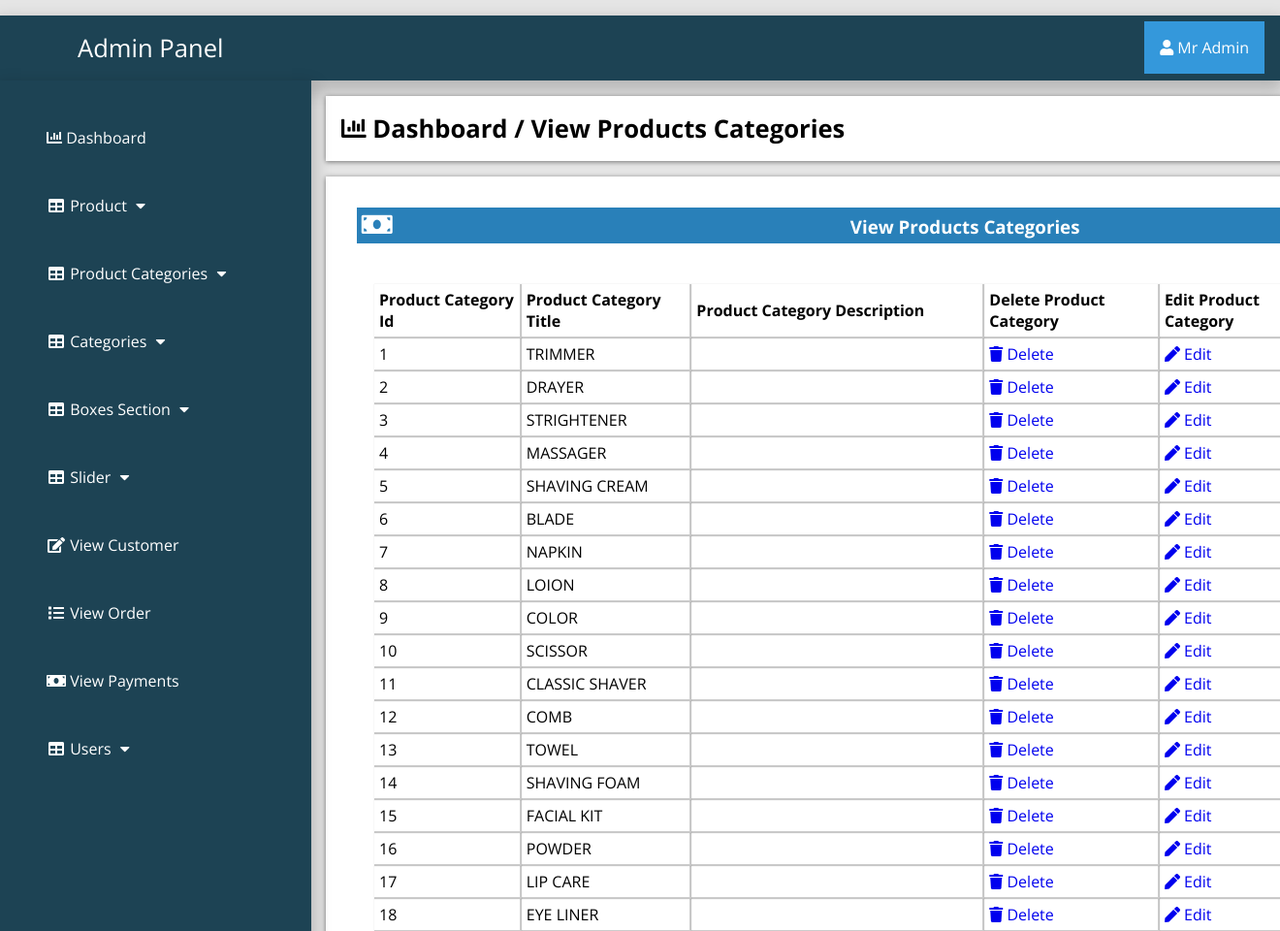
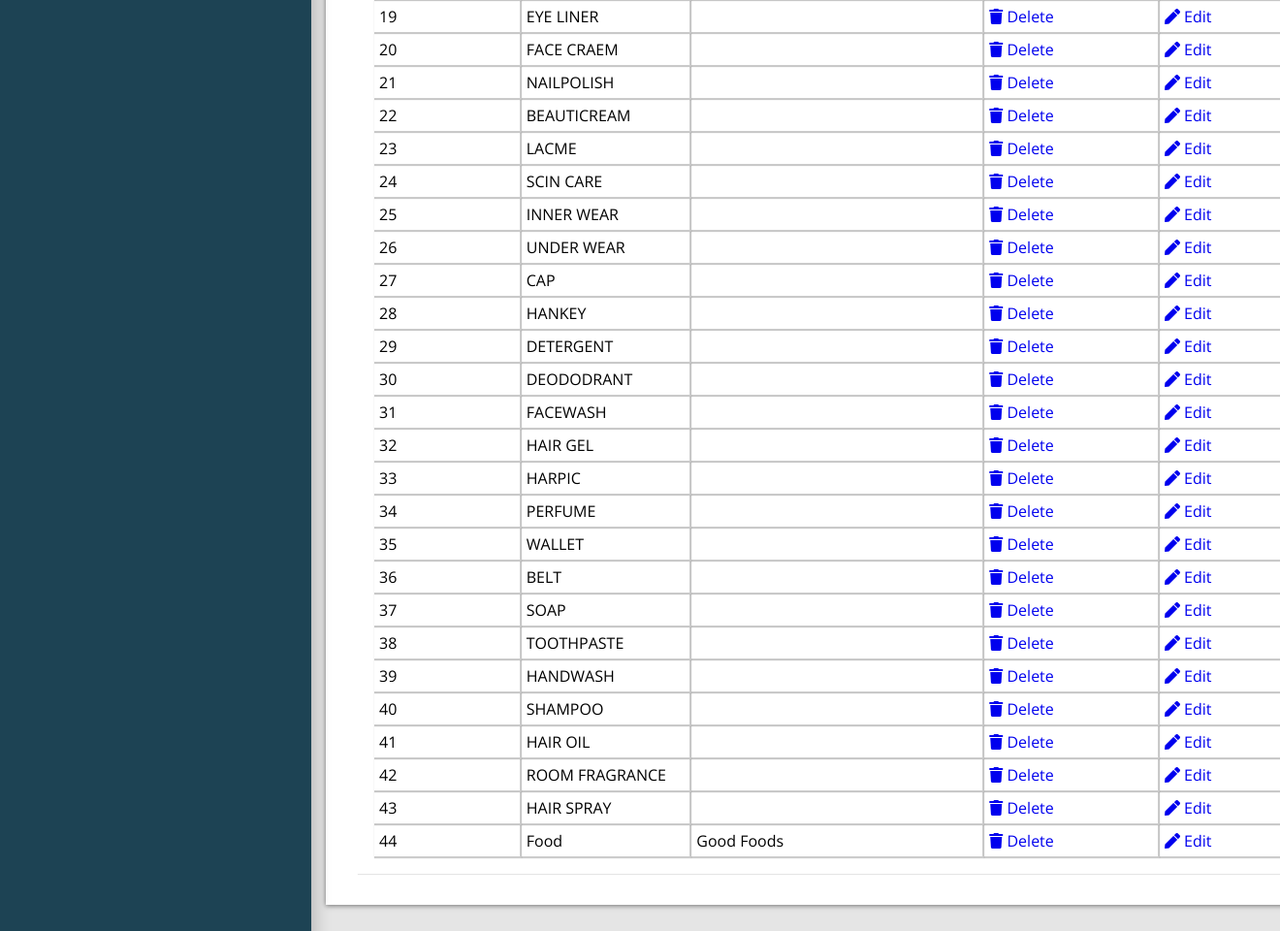
/admin_area/index.php?view_product_cat (signed in), run on the app's committed database (2 pictures, top to bottom).
### tables this page shows
CREATE TABLE `product_category` (
  `p_cat_id` int(10) NOT NULL,
  `p_cat_title` text NOT NULL,
  `p_cat_desc` text NOT NULL,
  `p_cat_img` int(11) NOT NULL
);

### admin_area/view_p_cat.php (the view)
<?php
if (!isset($_SESSION['admin_email'])){
  echo "<script>window.open('login.php','_self')</script>";
  }else{
?>
<div class="row">
	<div class="col-lg-12">
		<div class="breadcrump">
			<li class="active">
				<i class="fa fa-bar-chart"></i>
				Dashboard / View Products Categories
			</li>
		</div>
	</div>
</div>
<div class="row">
	<div class="col-lg-12">
		<div class="panel panel-default">
			<div class="panel-heading">
				<h3 class="panel-title">
					<i class="fa fa-money fa-fw"></i>
					View Products Categories
				</h3>
			</div>
			<div class="panel-body">
				<div class="table-responsive">
					<div class="form-group">
						<table class="table table-bordered table-hover table-striped">
							<thead>
								<tr>
									<th>Product Category Id</th>
									<th>Product Category Title</th>
									<th>Product Category Description</th>
									<th>Delete Product Category</th>
									<th>Edit Product Category</th>
								</tr>
							</thead>
							<tbody>
								<?php
								$i=0;
								$get_p_cats="select * from product_category";
								$run_p_cats=mysqli_query($con,$get_p_cats);
								while ($row_p_cats=mysqli_fetch_array($run_p_cats)) {
									$p_cat_id=$row_p_cats['p_cat_id'];
									$p_cat_title=$row_p_cats['p_cat_title'];
									$p_cat_desc=$row_p_cats['p_cat_desc'];
									$i++;
								  ?>
                                <tr>
                                	<td><?php echo $i; ?></td>
                                	<td><?php echo $p_cat_title; ?></td>
                                	<td width="300"><?php echo $p_cat_desc; ?></td>
                                	<td>
                                		<a href="index.php?delete_p_cat=<?php echo $p_cat_id; ?>">
                                			<i class="fa fa-trash"></i> Delete
                                		</a>
                                	</td>
                                      <td>
                                      	<a href="index.php?edit_p_cat=<?php echo $p_cat_id; ?>">
                                      		<i class="fa fa-pen"></i> Edit
                                      	</a>
                                      </td>
                                </tr>
                                 <?php } ?>
							</tbody>
						</table>
						</div>
					</div>
				</div>
				</div>
				</div>
<?php } ?>

### admin_area/includes/sidebar.php (shortened to what this page needs)
<?php
if (!isset($_SESSION['admin_email'])){
  echo "<script>window.open('login.php','_self')</script>";
  }else{
?>
<nav class="navbar navbar-inverse navbar-fixed-top" >
	<div class="navbar-header">
		<a href="index.php?dashboard" class="navbar-brand"><span>Admin Panel</span></a>
	</div>
		<div class="dropdown">
		 <button onclick="myFunction()" class="dropbtn"><i class="fa fa-user"></i> <?php echo $admin_name; ?></a></button>
		</div>
	<div class="collapse navbar-collapse navbar-ex1-collapse">
	<ul class="nav navbar-nav side-nav">
  <li>
    <a href="index.php?dashboard"><i class="fa fa-bar-chart"></i> Dashboard</a>
  </li>
  <li class="button-dropdown" id="#products">
    <a href="#" class="dropdown-toggle" data-toggle="collapse" data-target="#products"><i class="fa fa-fw fa-table"></i> Product <i class="fa fa-fw fa-caret-down"></i></a>
  </li>
  <li class="button-dropdown" id="#products_cat">
    <a href="#" class="dropdown-toggle" data-toggle="collapse" data-target="#products_cat"><i class="fa fa-fw fa-table"></i> Product Categories <i class="fa fa-fw fa-caret-down"></i></a>
  </li>
  <li class="button-dropdown" id="#category">
    <a href="#" class="dropdown-toggle" data-toggle="collapse" data-target="#category"><i class="fa fa-fw fa-table"></i> Categories <i class="fa fa-fw fa-caret-down"></i></a>
  </li>
<li class="button-dropdown" >
  <a href="#" class="dropdown-toggle" data-toggle="collapse" data-target="#boxes">
    <i class="fa fa-fw fa-table"></i> Boxes Section <i class="fa fa-fw fa-caret-down"></i>
  </a>
</li>
  <li class="button-dropdown">
    <a href="#" class="dropdown-toggle" data-toggle="collapse" data-target="#slider"><i class="fa fa-fw fa-table"></i>  Slider <i class="fa fa-fw fa-caret-down"></i></a>
  </li>
  <li>
  	<a href="index.php?view_customer">
  		<i class="fa fa-fw fa-edit"></i> View Customer
  	</a>
  </li>
  <li>
  	<a href="index.php?view_order">
  		<i class="fa fa-fw fa-list"></i> View Order
  	</a>
  </li>
  <li>
  	<a href="index.php?view_payments">
  		<i class="fa fa-fw fa-money"></i> View Payments
  	</a>
  </li>
  <li class="button-dropdown">
    <a href="#" class="dropdown-toggle" data-toggle="collapse" data-target="#users"><i class="fa fa-fw fa-table"></i>  Users <i class="fa fa-fw fa-caret-down"></i></a>
  </li>
</ul>
</div>
</nav>
<?php } ?>

### admin_area/css/style.css (style rules this page uses)
:root { --blue:#2980b9; }
body { margin-top: ; }
* { font-family: 'Open Sans', sans-serif; margin:0; padding:0; box-sizing: border-box; text-decoration: none; transition: all .2s cubic-bezier(.37,1.14,.26,1.24); }
html { background-color: rgba(0,0,0,.1); }
.navbar-fixed-top { background:#1d4354; padding: 1rem; margin-top: 1rem; box-shadow: 0px 8px 16px 4px rgba(0,0,0,0.2); margin-left: ; margin-right: ; }
.navbar-fixed-top a span { margin-left: 4rem; }
.navbar-fixed-top .navbar-brand { font-size: 1.6rem; color: #ffffff; }
.dropbtn { background-color: #3498DB; color: white; padding: 16px; font-size: 16px; border: none; cursor: pointer; }
.dropdown { position: relative; display: inline-block; float: right; margin-top: -2.8rem; }
.nav { position: absolute; top: 51px; margin-top: 32px; width: auto; height: 110%; border-radius: 0; display: block; background-color: #1d4354; bottom: 0; overflow: hidden; padding-bottom: 40px; box-shadow: 0px 8px 16px 4px rgba(0,0,0,0.2); margin-left: -1rem; }
.nav>li>a { width: 225px; display: block; color: #ffffff; margin: 3rem; }
.row { width: 81.2%; background-color: #ffffff; margin: auto; margin-left: 21rem; margin-top: 1rem; padding: 1rem; display: ; }
.panel { text-align: left; box-shadow: 1px 1px 1px 0px rgba(0.1,0.1,0.1,0.1); margin: 1rem; background-color: #ffffff; padding: rem; }
.panel-heading .panel-title { background-color: #2980b9; color: #ffffff; padding: .3rem; }
.table-responsive .table-striped th { padding: 5px; box-shadow: 1px 1px 1px 1px rgba(0.1,0.1,0.1,0.2); }
.table-responsive .table-striped tbody td { box-shadow: 1px 1px 1px 1px rgba(0.1,0.1,0.1,0.2); padding:5px; }
.breadcrump .active { font-weight: bold; font-size: 1.6rem; }
.row { list-style: none; box-shadow: 0 1px 5px rgba(0, 0, 0, 0.5); }
.row .fa-money { font-size: 1.6rem; width: 50%; text-align: left; }
.form-group { margin-top: 1.5rem; }
.panel-body { display: flex; align-items: center; justify-content: left; padding: 1rem; flex-wrap: wrap; }

### data on the page
product_category: p_cat_title "TRIMMER"
product_category: p_cat_title "DRAYER"
product_category: p_cat_title "STRIGHTENER"
product_category: p_cat_title "MASSAGER"
product_category: p_cat_title "SHAVING CREAM"
product_category: p_cat_title "BLADE"
product_category: p_cat_title "NAPKIN"
product_category: p_cat_title "LOION"
product_category: p_cat_title "COLOR"
product_category: p_cat_title "SCISSOR"
product_category: p_cat_title "CLASSIC SHAVER"
product_category: p_cat_title "COMB"
product_category: p_cat_title "TOWEL"
product_category: p_cat_title "SHAVING FOAM"
product_category: p_cat_title "FACIAL KIT"
product_category: p_cat_title "POWDER"
product_category: p_cat_title "LIP CARE"
product_category: p_cat_title "EYE LINER"
product_category: p_cat_title "EYE LINER"
product_category: p_cat_title "FACE CRAEM"
product_category: p_cat_title "NAILPOLISH"
product_category: p_cat_title "BEAUTICREAM"
product_category: p_cat_title "LACME"
product_category: p_cat_title "SCIN CARE"
product_category: p_cat_title "INNER WEAR"
product_category: p_cat_title "UNDER WEAR"
product_category: p_cat_title "CAP"
product_category: p_cat_title "HANKEY"
product_category: p_cat_title "DETERGENT"
product_category: p_cat_title "DEODODRANT"
product_category: p_cat_title "FACEWASH"
product_category: p_cat_title "HAIR GEL"
product_category: p_cat_title "HARPIC"
product_category: p_cat_title "PERFUME"
product_category: p_cat_title "WALLET"
product_category: p_cat_title "BELT"
product_category: p_cat_title "SOAP"
product_category: p_cat_title "TOOTHPASTE"
product_category: p_cat_title "HANDWASH"
product_category: p_cat_title "SHAMPOO"
product_category: p_cat_title "HAIR OIL"
product_category: p_cat_title "ROOM FRAGRANCE"
product_category: p_cat_title "HAIR SPRAY"
product_category: p_cat_title "Food", p_cat_desc "Good Foods"

### other printed values
$admin_name "Mr Admin"
